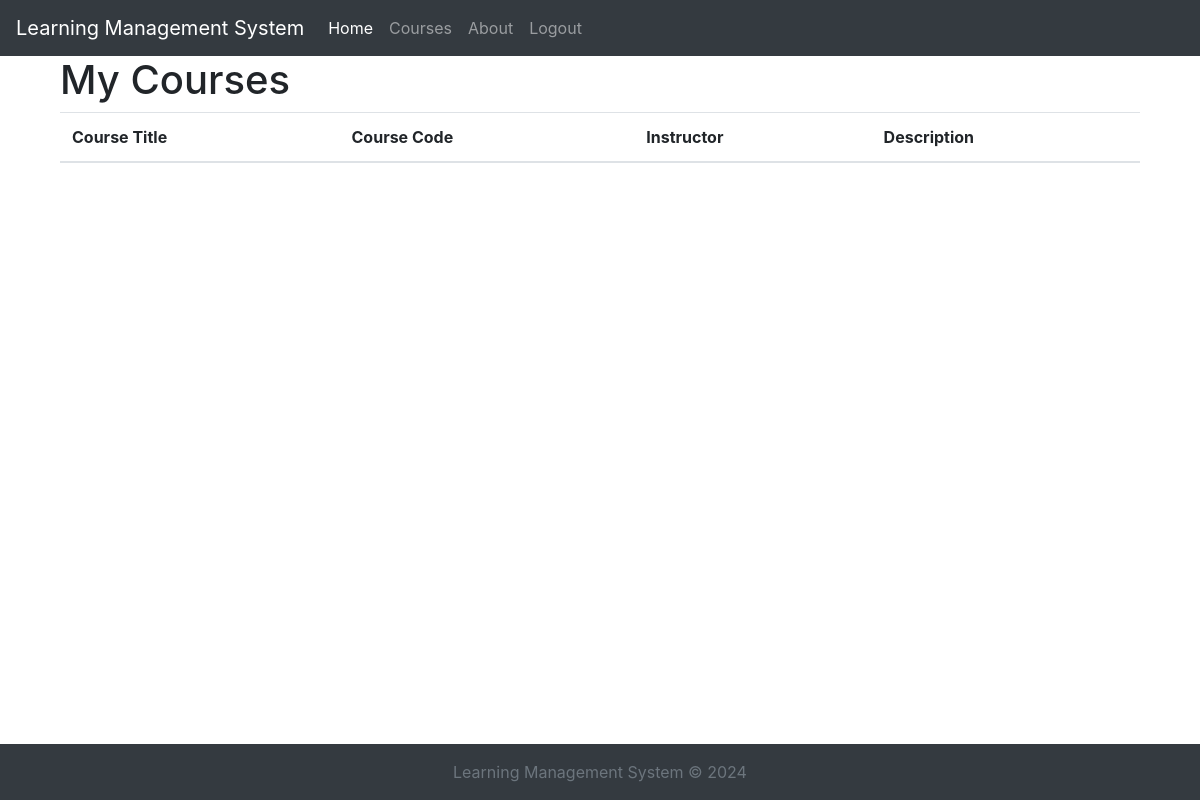
The page /view-courses (signed in) on the database as committed earlier.
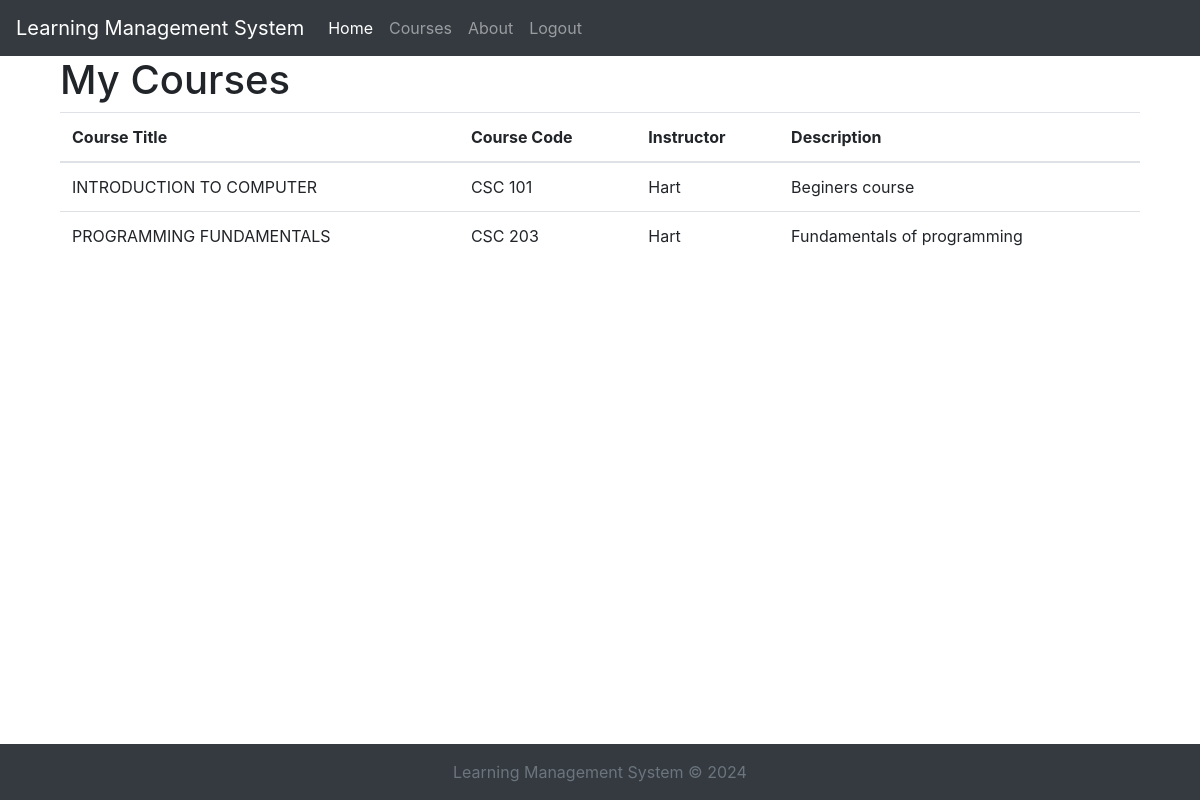
The same page on the database as committed later.
### lms/models.py (models this page shows)
class Enrollment(db.Model):
    id = db.Column(db.Integer, primary_key=True)
    user_id = db.Column(db.Integer, db.ForeignKey('user.id'), nullable=False)
    course_id = db.Column(db.Integer, db.ForeignKey('course.id'), nullable=False)

class Course(db.Model):
    id = db.Column(db.Integer, primary_key=True)
    title = db.Column(db.String(100), nullable=False)
    code = db.Column(db.String(100), nullable=False)
    description = db.Column(db.Text, nullable=False)
    instructor_name = db.Column(db.Integer, db.ForeignKey('user.otherNames'), nullable=False)
    enrollments = db.relationship('Enrollment', backref='course', lazy=True)

### lms/views.py (the view)
@views.route('/view-courses')
def view_courses():
    enrolled_courses = Enrollment.query.filter_by(user_id=current_user.id).all()
    return render_template('view_courses.html', enrolled_courses=enrolled_courses)

### lms/__init__.py (called while the page is built)
def create_app():
    app = Flask(__name__)
    app.config['SECRET_KEY'] = 'SEKRETKEE'
    app.config['SQLALCHEMY_DATABASE_URI'] = f'sqlite:///{DB_NAME}'
    db.init_app(app)
    from .auth import auth
    from .views import views
    app.register_blueprint(views, url_prefix='/')
    app.register_blueprint(auth, url_prefix='/')
    from .models import User, Course, Enrollment
    with app.app_context():
        db.create_all()
    login_manager = LoginManager()
    login_manager.login_view = 'auth.login'
    login_manager.init_app(app)
    @login_manager.user_loader
    def load_user(id):
        return User.query.get(int(id))
    return app

### lms/templates/view_courses.html (shortened to what this page needs)
{% extends 'base.html' %}
{% block content %}
<div class="container">
    <h1>My Courses</h1>
    <div class="row">
        <div class="col-md-12">
            <table class="table">
                <thead>
                    <tr>
                        <th>Course Title</th>
                        <th>Course Code</th>
                        <th>Instructor</th>
                        <th>Description</th>
                    </tr>
                </thead>
                <tbody>
                {% for enrolled_courses in enrolled_courses %}
                    <tr>
                        <td>{{ enrolled_courses.course.title }}</td>
                        <td>{{ enrolled_courses.course.code }}</td>
                        <td>{{ enrolled_courses.course.instructor_name }}</td>
                        <td>{{ enrolled_courses.course.description }}</td>
                    </tr>
                 {% endfor %}
                </tbody>
            </table>
        </div>
    </div>
</div>
{% endblock %}

### lms/templates/base.html (shortened to what this page needs)
<!DOCTYPE html>
<html lang="en">
<head>
    <link href="https://stackpath.bootstrapcdn.com/bootstrap/4.5.2/css/bootstrap.min.css" rel="stylesheet">
    <link href="static/css/base.css" rel="stylesheet">
</head>
<body>
<nav class="navbar navbar-expand-lg navbar-dark bg-dark">
  <a class="navbar-brand" href="#">Learning Management System</a>
  <div class="collapse navbar-collapse" id="navbarSupportedContent">
    <ul class="navbar-nav mr-auto">
      <li class="nav-item active">
        <a class="nav-link" href="/">Home <span class="sr-only">(current)</span></a>
      </li>
      <li class="nav-item">
        <a class="nav-link" href="/enroll-course">Courses</a>
      </li>
      <li class="nav-item">
        <a class="nav-link" href="">About</a>
      </li>
      <li class="nav-item">
        <a class="nav-link" href="/logout">Logout</a>
      </li>
    </ul>
  </div>
</nav>
<div class="container">
    {% block content %}{% endblock %}
</div>
<footer class="footer mt-auto py-3 bg-dark text-white">
  <div class="container text-center">
    <span class="text-muted">Learning Management System &copy; 2024</span>
  </div>
</footer>
</body>
</html>

### lms/static/css/base.css (style rules this page uses)
body { padding-bottom: 60px; }
.footer { position: fixed; bottom: 0; width: 100%; background-color: #343a40; color: #ffffff; text-align: center; padding: 20px 0; }

Rows that differ between the two databases and show on the page:
added Enrollment: course "INTRODUCTION TO COMPUTER", course.code "CSC 101", course.instructor_name "Hart", course.description "Beginers course"
added Enrollment: course "PROGRAMMING FUNDAMENTALS", course.code "CSC 203", course.instructor_name "Hart", course.description "Fundamentals of programming"
